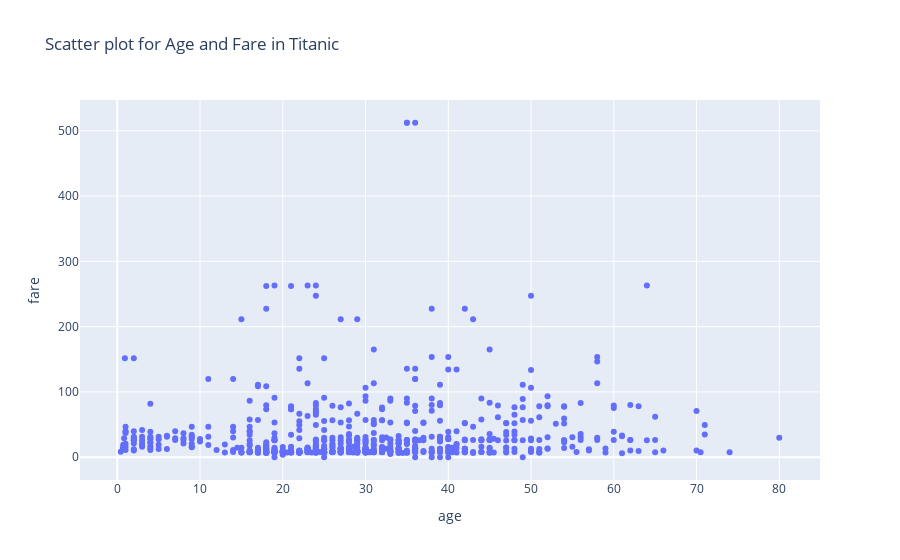

The code cell stored with this chart in its notebook:
### Markdown cell above
## Q1. Load the "titanic" dataset using the load_dataset function of seaborn. Use Plotly express to plot a scatter plot for age and fare columns in the titanic dataset.

### Code cell
#Ans ==
import seaborn as sns
import plotly.express as px

# Load the Titanic dataset
titanic_data = sns.load_dataset("titanic")

# Plot scatter plot using Plotly express
fig = px.scatter(titanic_data, x="age", y="fare", title="Scatter plot for Age and Fare in Titanic")
fig.show()

### Figure 1 — Plotly figure (JSON) as saved in the notebook; plotly's stock layout.template omitted (floating-point values rounded to 4 significant figures; data arrays with more than 128 entries replaced by an {"elided": "..."} marker saying what was removed)
{"data": [{"hovertemplate": "age=%{x}<br>fare=%{y}<extra></extra>", "legendgroup": "", "marker": {"color": "#636efa", "symbol": "circle"}, "mode": "markers", "name": "", "orientation": "v", "showlegend": false, "type": "scatter", "x": {"elided": "891 float values"}, "xaxis": "x", "y": {"elided": "891 float values"}, "yaxis": "y"}], "layout": {"autosize": true, "legend": {"tracegroupgap": 0}, "title": {"text": "Scatter plot for Age and Fare in Titanic"}, "xaxis": {"anchor": "y", "autorange": true, "domain": [0, 1], "range": [-4.402, 84.82], "title": {"text": "age"}, "type": "linear"}, "yaxis": {"anchor": "x", "autorange": true, "domain": [0, 1], "range": [-42.28, 554.6], "title": {"text": "fare"}, "type": "linear"}}}
